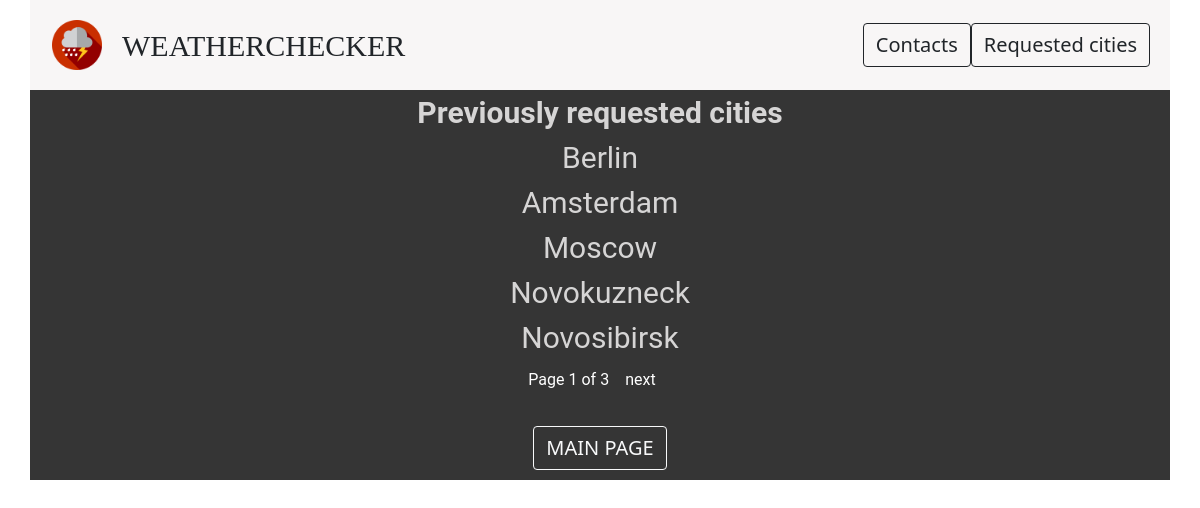
/completed_requests, run on the app's committed database.
### checker/models.py (models this page shows)
class WeatherStory(models.Model):
    city_name = models.CharField(max_length=250)
    current_temperature = models.DecimalField(max_digits=5, decimal_places=2)
    feels_like_temperature = models.DecimalField(max_digits=5, decimal_places=2)  # noqa
    wind_speed = models.DecimalField(max_digits=5, decimal_places=2)
    time_created = models.DateTimeField()
    def __str__(self):
        return self.city_name

### checker/views.py (the view)
def completed_requests(request):
    cities_list = WeatherStory.objects.all()
    paginator = Paginator(cities_list, settings.NUMBER)
    page_number = request.GET.get("page")
    try:
        page_cities = paginator.page(page_number)
    except PageNotAnInteger:
        page_cities = paginator.page(1)
    except EmptyPage:
        page_cities = paginator.page(paginator.num_pages)
    return render(
        request, "checker/cities_on_page.html", {"page_cities": page_cities}  # noqa
    )

### checker/templates/checker/cities_on_page.html (shortened to what this page needs)
{% extends 'checker/main.html' %}
{% load static %}
{% block content %}
    <div class="container background2">
        <div class="box7 mission1">
            <div style="font-weight: 700; width: 70%" class="box8"> Previously requested cities </div>
            {% for city in page_cities %}
            <div style="width: 70%" class="box8"> {{ city }} </div>
            {% endfor %}
        </div>
        <p class="box7">
            <span class="box10">
                Page {{ page_cities.number }} of {{ page_cities.paginator.num_pages }}
            </span>
            {% if page_cities.has_next %}
                <a href="?page={{ page_cities.next_page_number }}" style="color: white" class="nav-link">next</a>
            {% endif %}
        </p>
        <div class="box4">
        <a href="{% url 'main' %}" class="btn btn-outline-light">MAIN PAGE</a>
        </div>
    </div>
{% endblock %}

### checker/static/checker/css/style.css (style rules this page uses)
.background2 { background-color: #353535; }
.box4 { display: flex; flex-direction: column; justify-content: flex-end; align-items: center; padding: 10px; }
.box7 { display: flex; flex-direction: row; justify-content: center; font-family: Roboto, serif; flex-wrap: wrap; }
.box8 { display: flex; flex-direction: row; justify-content: center; }
.btn { font-size: 20px; }
.mission1 { font-size: 30px; color: #d6d5d5; }
.box10 { display: flex; align-items: center; flex-direction: row; color: white; font-family: Roboto, serif; }

### data on the page
WeatherStory: city_name "Berlin"
WeatherStory: city_name "Amsterdam"
WeatherStory: city_name "Moscow"
WeatherStory: city_name "Novokuzneck"
WeatherStory: city_name "Novosibirsk"

### other printed values
{{ page_cities.number }} "1"
{{ page_cities.paginator.num_pages }} "3"
